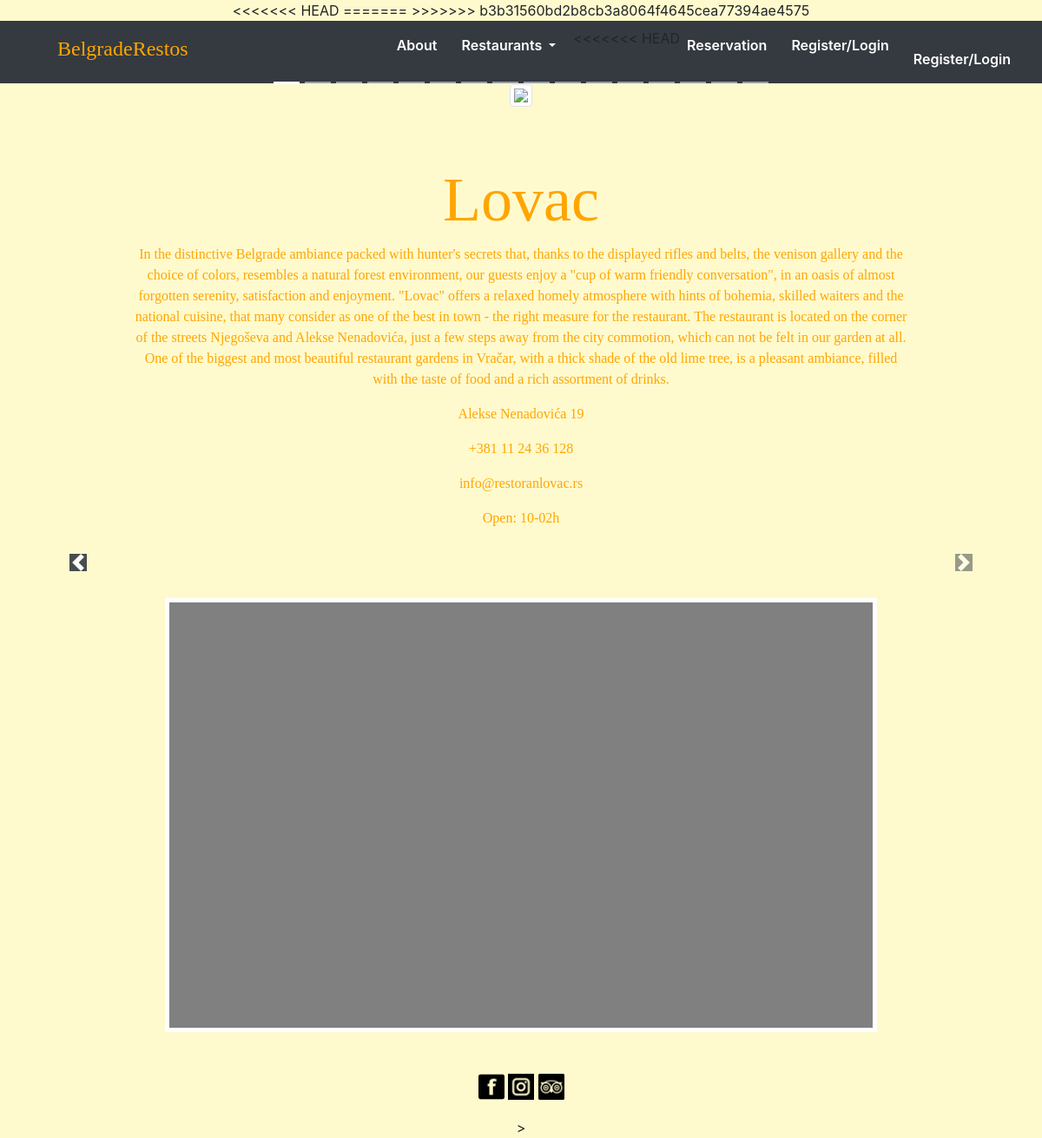
/lovac.php, run on the app's committed database.
### tables this page shows
CREATE TABLE `restorani` (
  `Id` int(20) NOT NULL,
  `Name` varchar(255) NOT NULL,
  `Address` varchar(100) NOT NULL,
  `TelephoneNo` text NOT NULL,
  `Email` varchar(50) NOT NULL,
  `About` text NOT NULL,
  `WorkingHours` text NOT NULL
);

### lovac.php (the view, shortened to what this page needs)
<!DOCTYPE html>
<html>
<head>
<?php
	include_once 'metatags.php';
	?>
</head>
<body id="lovac">
	<?php
	include_once 'navbar.php';
	?>
		<div class="container">
			<div id="photosLovac" class="carousel slide d-none d-sm-block text-center" data-ride="carousel">
				<ul class="carousel-indicators">
					<li data-target="#photosLovac" data-slide-to="0" class="active"></li>
					<li data-target="#photosLovac" data-slide-to="1"></li>
					<li data-target="#photosLovac" data-slide-to="2"></li>
					<li data-target="#photosLovac" data-slide-to="3"></li>
					<li data-target="#photosLovac" data-slide-to="4"></li>
					<li data-target="#photosLovac" data-slide-to="5"></li>
					<li data-target="#photosLovac" data-slide-to="6"></li>
					<li data-target="#photosLovac" data-slide-to="7"></li>
					<li data-target="#photosLovac" data-slide-to="8"></li>
					<li data-target="#photosLovac" data-slide-to="9"></li>
					<li data-target="#photosLovac" data-slide-to="10"></li>
					<li data-target="#photosLovac" data-slide-to="11"></li>
					<li data-target="#photosLovac" data-slide-to="12"></li>
					<li data-target="#photosLovac" data-slide-to="13"></li>
					<li data-target="#photosLovac" data-slide-to="14"></li>
					<li data-target="#photosLovac" data-slide-to="15"></li>
				</ul>
				<div class="carousel-inner">
					<div class="carousel-item active">
						<img class="img-thumbnail" src=".\photos\Lovac\lovac1.jpg">
					</div>
				</div>
			</div>
			<a class="carousel-control-prev" href="#photosLovac" data-slide="prev">
				<p class="carousel-control-prev-icon bg-dark"></p>
			</a>
			<a class="carousel-control-next" href="#photosLovac" data-slide="next">
				<p class="carousel-control-next-icon bg-dark"></p>
			</a>
		</div>
		<div id="infoRestaurants">
        <?php
        include_once "config.php";
        $query = 'SELECT * FROM restorani WHERE Name = "Lovac"';
        $result = $con->query($query);
        if($result == false) {
        echo '<div class="jumbotron">';
        echo 'Error with the query: '.mysqli_error($con);
        echo '</div>';
        } else {
        $restoran = mysqli_fetch_assoc($result);
        echo'<div class="jumbotron text-center" style="background:transparent !important">';
        echo '<h3 class="display-3">' . $restoran["Name"] . '</h3>';
        echo '<p>' . $restoran["About"] . '</p>';
        echo '<p>' . $restoran["Address"] . '</p>';
        echo '<p>' . $restoran["TelephoneNo"] . '</p>';
        echo '<p>' . $restoran["Email"] . '</p>';
        echo '<p>' . $restoran["WorkingHours"] . '</p>';
        echo '</div>';
		}
        ?>
		</div>
		<div class="row">
			<div id="map" class="col-8 offset-2 mt-0 mb-5">
 </div>
	</div>
<footer>
<div id="socialnetlinks">
	<a href="https://www.facebook.com/LovacRestoran/" target="_blank"><img class="icons" src=".\.\photos\ambar\icon.png" alt="fbicon"></a>
	<a href="https://www.instagram.com/explore/locations/215258190/restoran-lovac-beograd/?hl=hr" target="_blank"><img class="icons" src=".\.\photos\ambar\instagram.png" alt="insticon"></a>
	<a href="https://www.tripadvisor.com/Restaurant_Review-g294472-d3332825-Reviews-Restoran_Lovac-Belgrade.html" target="_blank"><img class="icons" src=".\.\photos\ambar\tripadvisor-logotype.png" alt="tripadicon"></a>
</div>
<?php
include_once "footer.php";
?>
</footer>
</body>
</html>

### style.css (style rules this page uses)
body { background-color: lemonchiffon !important; width:100%; height:100%; }
#lovac { background-image: url(././photos/Lovac/182115-OWONVK-687.jpg); background-size: 100%; text-align: center; }
#infoRestaurants { font-family: "My Custom Font"; color: orange; }
#map { width: 60%; height: 500px; background-color: grey; border: 5px white solid; }
.icons { height: 30px; width: 30px; }
#socialnetlinks { text-align: center; margin-bottom: 20px; }
.jumbotron { width: 80%; margin: auto; }

### data on the page
restorani: Name "Lovac", About "In the distinctive Belgrade ambiance packed with hunter's secrets that, thanks to the displayed rifles and belts, the venison gallery and the choice of colors, resembles a natural forest environment, our guests enjoy a \"cup of warm friendly conversation\", in an oasis of almost forgotten serenity, satisfaction and enjoyment. \"Lovac\" offers a relaxed homely atmosphere with hints of bohemia, skilled waiters and the national cuisine, that many consider as one of the best in town - the right measure for the restaurant. The restaurant is located on the corner of the streets Njegoševa and Alekse Nenadovića, just a few steps away from the city commotion, which can not be felt in our garden at all.…", Address "Alekse Nenadovića 19", TelephoneNo "+381 11 24 36 128", Email "info@restoranlovac.rs", WorkingHours "Open: 10-02h"
